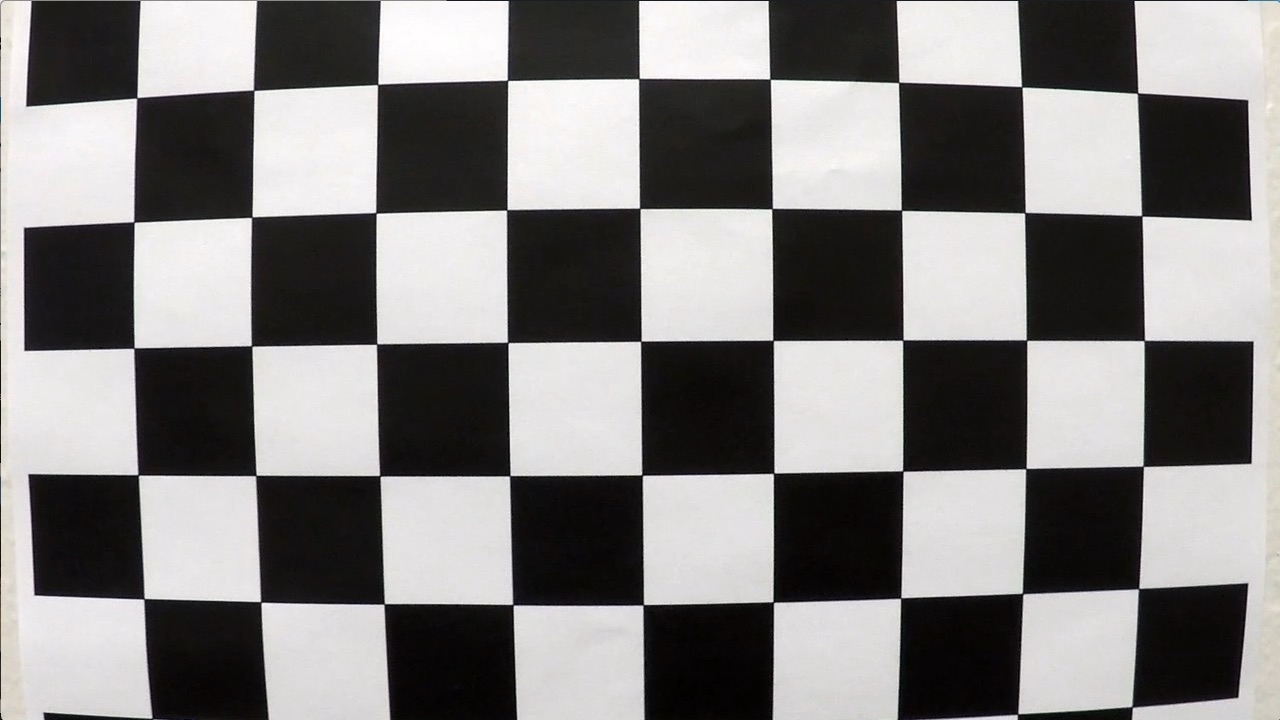
#> input picture Advanced_Lane_Finding/project4/camera_cal/calibration1.jpg, 1280 x 720 px; its folder holds 4 pictures in this run
$ jupyter execute project4_advanced_lane_lines.ipynb   (shell and % lines are left out)   (older library calls are emulated)
#> lines starting #> are read from the running program, lines starting #| are printed output that depends on the picture; after the words box and inside, x2 and y2 are one past the last pixel; in counts of white or black regions, pixels touching at a corner belong together
[cell 1]
import numpy as np
import cv2
import os
import glob
import matplotlib.pyplot as plt
import matplotlib.image as mpimg
import pickle

from moviepy.editor import VideoFileClip
from IPython.display import HTML

[cell 2]
#first Camera calibration
def Camera_cailbration():
    objp = np.zeros((6*9,3), np.float32)
    objp[:,:2] = np.mgrid[0:9,0:6].T.reshape(-1,2)

    # Arrays to store object points and image points from all the images.
    objpoints = [] # 3d points in real world space
    imgpoints = [] # 2d points in image plane.

    # Make a list of calibration images
    images = os.listdir('camera_cal/')
    # Step through the list and search for chessboard corners
    for fname in images:
        image = cv2.imread("camera_cal/"+fname)
#> image is the input picture: shape (720, 1280, 3); mean B, G, R 127.8, 128.4, 130.1
        gray = cv2.cvtColor(image,cv2.COLOR_BGR2GRAY)

        # Find the chessboard corners
        ret, corners = cv2.findChessboardCorners(gray, (9,6),None)
#> ret = False; corners = None

        # If found, add object points, image points
        if ret == True:
            objpoints.append(objp)
            imgpoints.append(corners)


            image2 = cv2.drawChessboardCorners(image, (9,6), corners , ret)
            cv2.imwrite("chessboard_drew/"+fname+"_drew_corners",image2)
#> pass 2 of the loop in Camera_cailbration, `for fname in images:`:
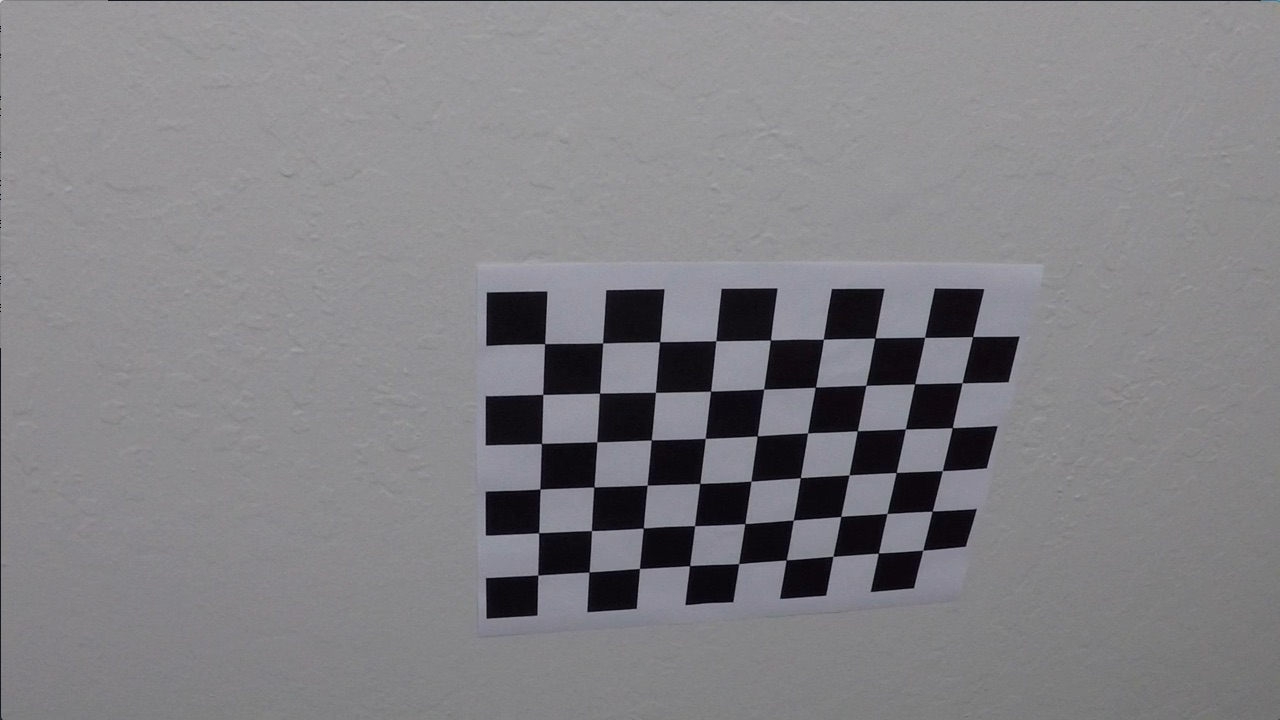
#> input picture Advanced_Lane_Finding/project4/camera_cal/calibration10.jpg, 1280 x 720 px
#> in Camera_cailbration, image is the input picture: shape (720, 1280, 3); mean B, G, R 133.1, 129.4, 130.2
#> ret = True; corners = 54 rows, first 8: [545.3, 343.1], [602.7, 342.8], [660.1, 341.3], [715.8, 340.7], [770.6, 340], [823.5, 339.2], [874.3, 338.5], [925.1, 337.4]
#> in Camera_cailbration, `image2 = cv2.drawChessboardCorners(image, (9,6), corners , ret)`:
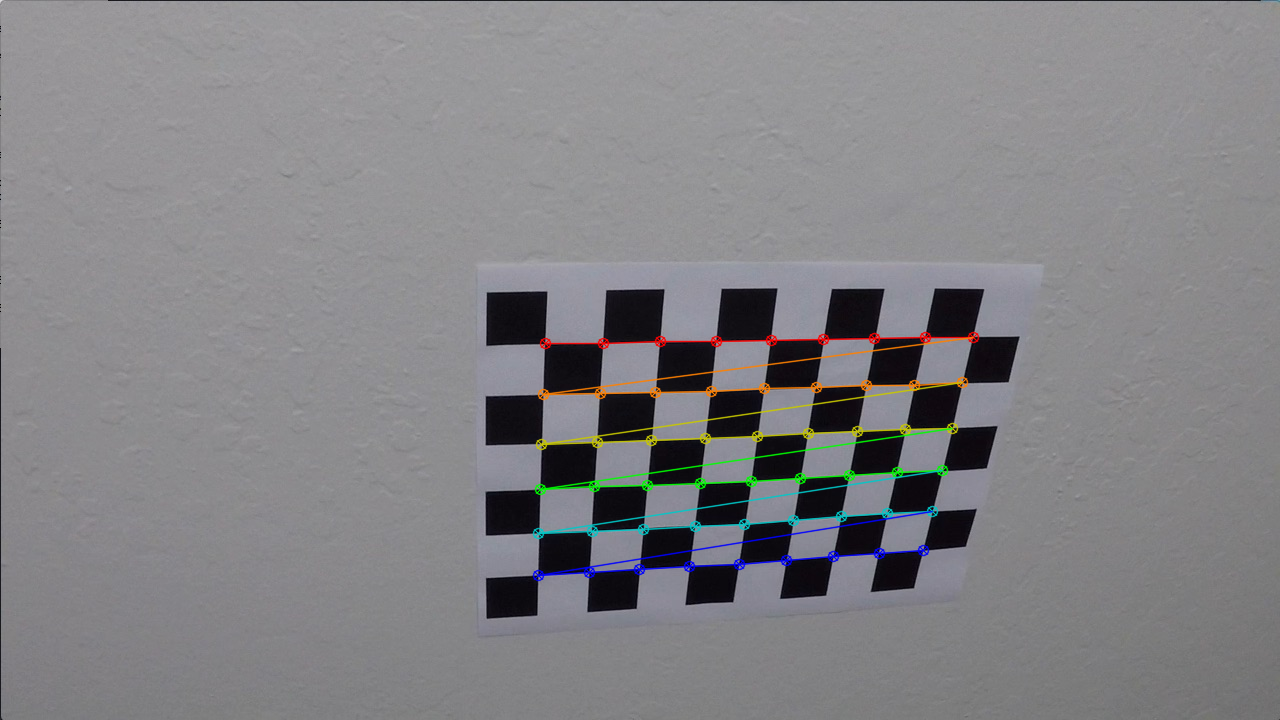
#> image2: shape (720, 1280, 3); mean B, G, R 133, 130, 130.6

    img = cv2.imread('test_images/straight_lines1.jpg')
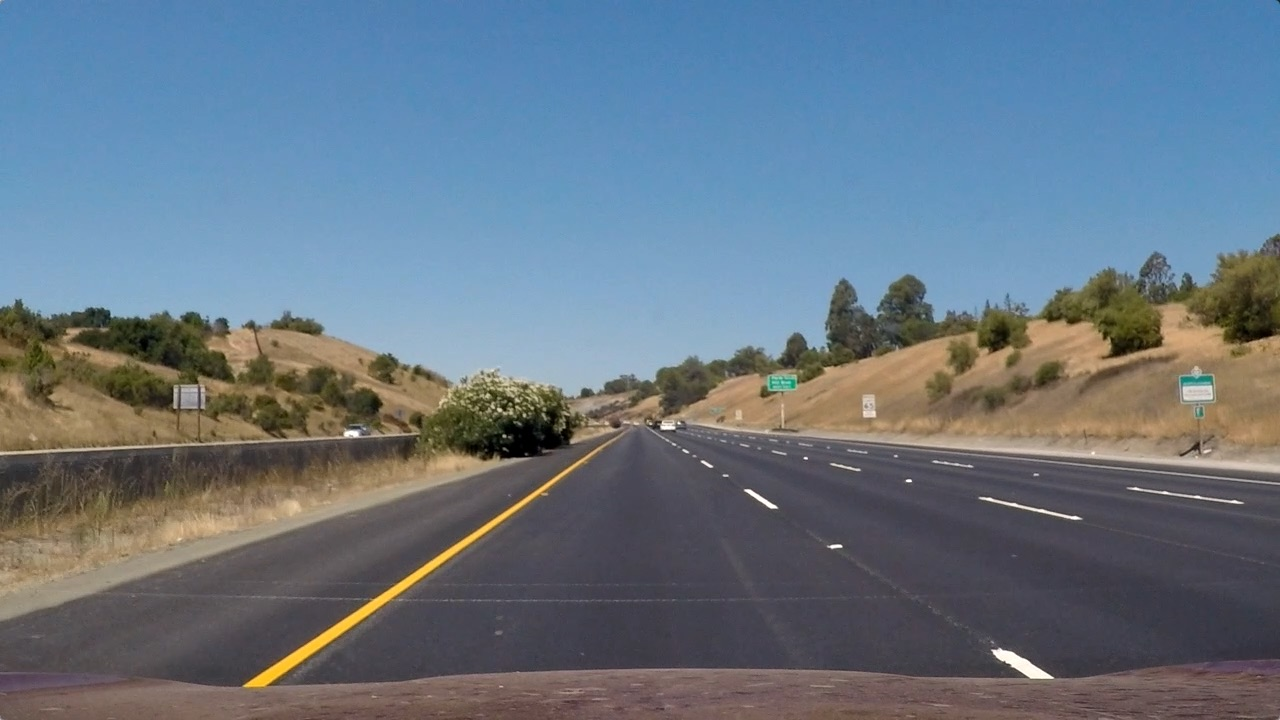
#> input picture Advanced_Lane_Finding/project4/test_images/straight_lines1.jpg, 1280 x 720 px
#> img is the input picture: shape (720, 1280, 3); mean B, G, R 131.2, 117.7, 103.2
    img_size = (img.shape[1],img.shape[0])
#> img_size = (1280, 720)
    ret, mtx, dist, rvecs, tvecs = cv2.calibrateCamera(objpoints, imgpoints, img_size, None, None)

    return mtx, dist


mtx, dist = Camera_cailbration()
pickle_dict={}
pickle_dict["mtx"] = mtx
pickle_dict["dist"] = dist


#save it for later use
with open('./calibrate_pickle.p', 'wb') as f:
    pickle.dump(pickle_dict, f)

[cell 3]
with open("./calibrate_pickle.p", 'rb') as f:
    pickle.load(f)

mtx = pickle_dict['mtx']
dist = pickle_dict['dist']

testing_file = os.listdir("test_images/")
for i in testing_file:
    path = "test_images/"+i
    test=cv2.imread(path)
    test_undist = cv2.undistort(test, mtx, dist, None, mtx)
    cv2.imwrite("undistort_test_images/undistort_"+i, test_undist)

[cell 4]
def show_different(img, img_undist):
#> called with img = './test_images/straight_lines1.jpg'
    test = cv2.imread(img)
    test_un = cv2.imread(img_undist)
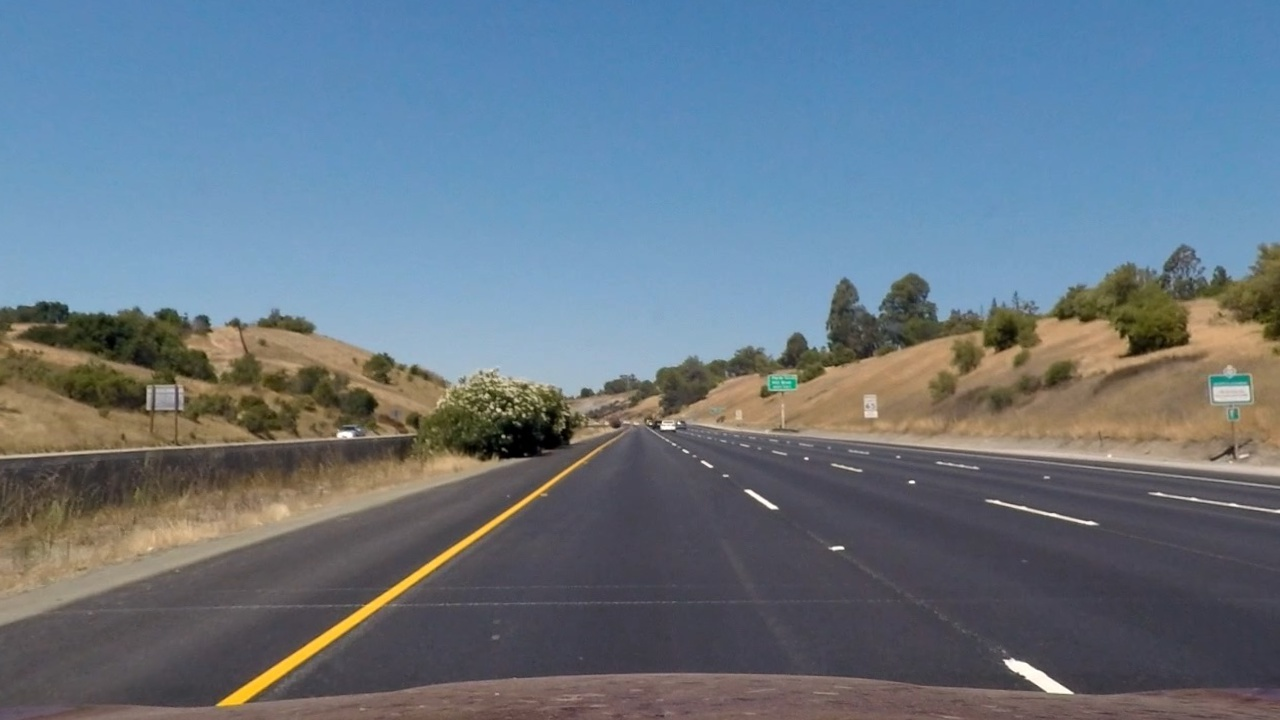
#> input picture Advanced_Lane_Finding/project4/undistort_test_images/undistort_straight_lines1.jpg, 1280 x 720 px
#> test_un is the input picture: shape (720, 1280, 3); mean B, G, R 131.6, 118.3, 103.6
    diff = cv2.subtract(test, test_un)
    plt.imshow(diff)
#> (this line was passed over: IPython is not available in this run)
    plt.title("difference of undistort")
#> (this line was passed over: IPython is not available in this run)
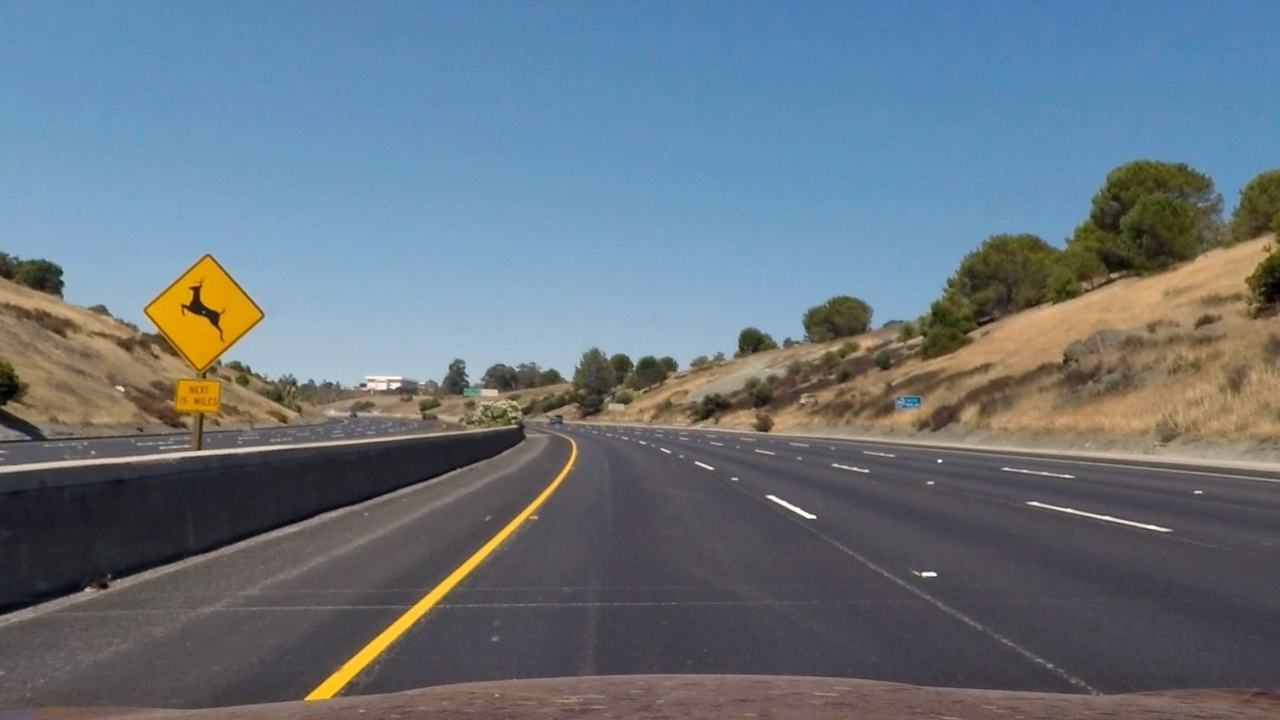
#> input picture Advanced_Lane_Finding/project4/undistort_test_images/undistort_test2.jpg, 1280 x 720 px
#> further down, test_m is the input picture: shape (720, 1280, 3); mean B, G, R 126.4, 115.7, 103.9
    cv2.imwrite("./output_images/different_after_undistort.jpg",diff)
test_img = "./test_images/straight_lines1.jpg"
test_un_img = "./undistort_test_images/undistort_straight_lines1.jpg"
show_different(test_img,test_un_img)

[cell 5]
def abs_sobel_thresh(img, orient='x', thresh=(0, 255)):
    # Convert to grayscale
#> called with orient = 'x', thresh = (65, 255)
    gray = cv2.cvtColor(img, cv2.COLOR_RGB2GRAY)
    # Apply x or y gradient with the OpenCV Sobel() function
    # and take the absolute value
    if orient == 'x':
        abs_sobel = np.absolute(cv2.Sobel(gray, cv2.CV_64F, 1, 0))
    if orient == 'y':
        abs_sobel = np.absolute(cv2.Sobel(gray, cv2.CV_64F, 0, 1))
    # Rescale back to 8 bit integer
    scaled_sobel = np.uint8(255*abs_sobel/np.max(abs_sobel))
#> in combining_threshold, `gradx = abs_sobel_thresh(img, orient='x', thresh=(65, 255))`: gradx: shape (720, 1280); values 0 (black) and 1 (white), 0.67% white in thin lines or dots, all inside (x1, y1, x2, y2) = (1, 165, 1279, 711)
    # Create a copy and apply the threshold
    binary_output = np.zeros_like(scaled_sobel)
    # Here I'm using inclusive (>=, <=) thresholds, but exclusive is ok too
    binary_output[(scaled_sobel >= thresh[0]) & (scaled_sobel <= thresh[1])] = 1

    # Return the result
    return binary_output

[cell 6]
def mag_thresh(img, sobel_kernel=3, thresh=(0, 255)):
    # Convert to grayscale
#> called with sobel_kernel = 3, thresh = (65, 255)
    gray = cv2.cvtColor(img, cv2.COLOR_RGB2GRAY)
    # Take both Sobel x and y gradients
    sobelx = cv2.Sobel(gray, cv2.CV_64F, 1, 0, ksize=sobel_kernel)
    sobely = cv2.Sobel(gray, cv2.CV_64F, 0, 1, ksize=sobel_kernel)
    # Calculate the gradient magnitude
    gradmag = np.sqrt(sobelx**2 + sobely**2)
    # Rescale to 8 bit
    scale_factor = np.max(gradmag)/255
    gradmag = (gradmag/scale_factor).astype(np.uint8)
#> in combining_threshold, `mag_binary = mag_thresh(img, sobel_kernel=3, thresh=(65, 255))`: mag_binary: shape (720, 1280); values 0 (black) and 1 (white), 1.9% white in thin lines or dots, all inside (x1, y1, x2, y2) = (0, 166, 1280, 718)
    # Create a binary image of ones where threshold is met, zeros otherwise
    binary_output = np.zeros_like(gradmag)
    binary_output[(gradmag >= thresh[0]) & (gradmag <= thresh[1])] = 1

    # Return the binary image
    return binary_output

[cell 7]
def dir_threshold(img, sobel_kernel=3, thresh=(0, np.pi/2)):
    # Grayscale
#> called with sobel_kernel = 15, thresh = (0.6, 1.5)
    gray = cv2.cvtColor(img, cv2.COLOR_RGB2GRAY)
    # Calculate the x and y gradients
    sobelx = cv2.Sobel(gray, cv2.CV_64F, 1, 0, ksize=sobel_kernel)
    sobely = cv2.Sobel(gray, cv2.CV_64F, 0, 1, ksize=sobel_kernel)
    # Take the absolute value of the gradient direction,
    # apply a threshold, and create a binary image result
    absgraddir = np.arctan2(np.absolute(sobely), np.absolute(sobelx))
#> in combining_threshold, `dir_binary = dir_threshold(img, sobel_kernel=15, thresh=(0.6, 1.5))`: dir_binary: shape (720, 1280) float64; values 0 (black) and 1 (white), 66.7% white; black in thin lines or dots
    binary_output =  np.zeros_like(absgraddir)
    binary_output[(absgraddir >= thresh[0]) & (absgraddir <= thresh[1])] = 1

    # Return the binary image
    return binary_output

[cell 8]
def hls_threshold(img, thresh=(0, 255)):
#> called with thresh = (170, 255)
    hls = cv2.cvtColor(img, cv2.COLOR_RGB2HLS)
#> hls: shape (720, 1280, 3); mean of channels 0, 1, 2 79.4, 114.9, 64.2
    s_channel = hls[:,:,2]
    binary_output = np.zeros_like(s_channel)
    binary_output[(s_channel > thresh[0]) & (s_channel <= thresh[1])] = 1


    return binary_output

[cell 9]
def combining_threshold(img):

    gradx = abs_sobel_thresh(img, orient='x', thresh=(65, 255))
    mag_binary = mag_thresh(img, sobel_kernel=3, thresh=(65, 255))
    dir_binary = dir_threshold(img, sobel_kernel=15, thresh=(0.6, 1.5))
    hls_binary = hls_threshold(img, thresh=(170, 255))
#> hls_binary: shape (720, 1280); values 0 (black) and 1 (white), 1.4% white; 147 white regions (128 under 20 px), largest, box (x1, y1, x2, y2) and area: (146, 259, 260, 371) 6782, (306, 447, 575, 700) 3128, (175, 379, 221, 423) 1431

    combined = np.zeros_like(dir_binary)
    combined[(gradx == 1 | ((mag_binary == 1) & (dir_binary == 1))) | hls_binary == 1] = 1

    return combined, gradx, mag_binary, dir_binary, hls_binary

[cell 10]
test_img = "./undistort_test_images/undistort_test2.jpg"
# test_m = mpimg.imread(test_img)
test_m =cv2.imread(test_img)
threshold_test_m = combining_threshold(test_m)

plt.imsave("./output_images/test2_combined.jpg",threshold_test_m[0],cmap='gray')
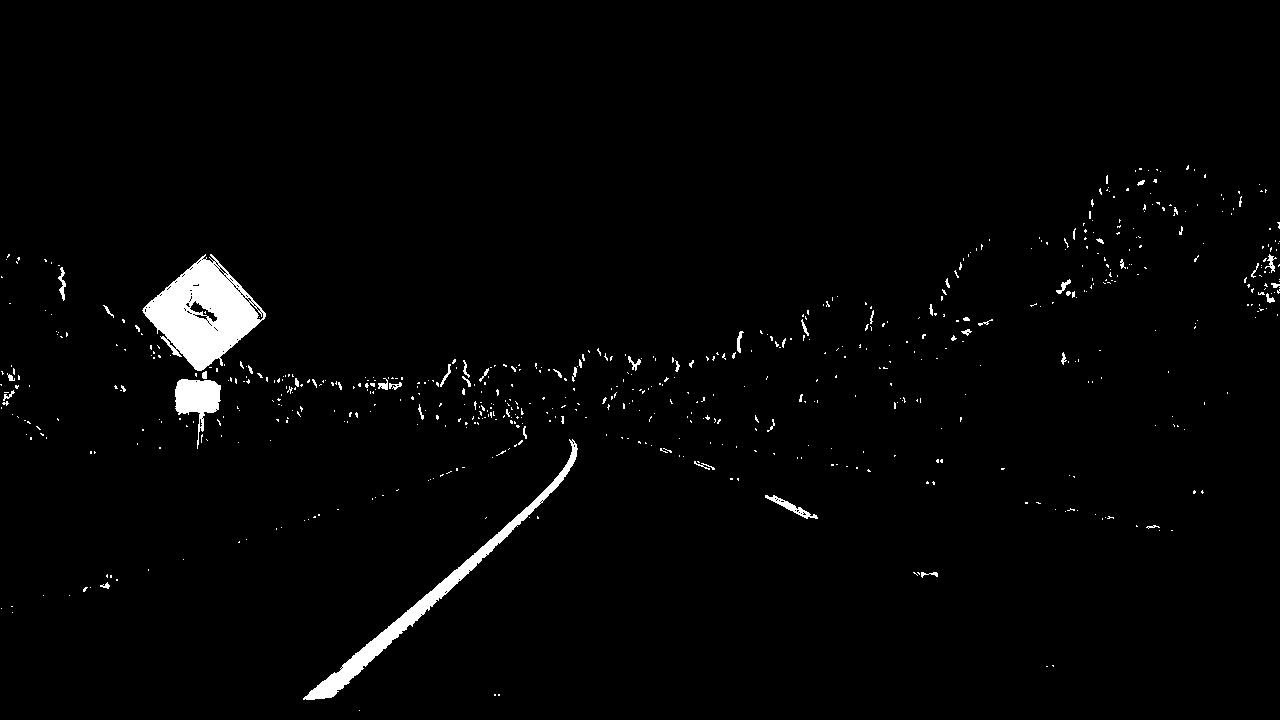
#> saved as test2_combined.jpg: shape (720, 1280, 3); min 0, max 255, mean 5.2
plt.imsave("./output_images/test2_gradx.jpg",threshold_test_m[1],cmap='gray')
plt.imsave("./output_images/test2_mag_binary.jpg",threshold_test_m[2],cmap='gray')
plt.imsave("./output_images/test2_dir_binary.jpg",threshold_test_m[3],cmap='gray')
plt.imsave("./output_images/test2_hls_binary.jpg",threshold_test_m[4],cmap='gray')

[cell 11]
plt.figure(figsize=(15,15))
#> (this line was passed over: IPython is not available in this run)
plt.subplot(3, 2, 1)
#> (this line was passed over: IPython is not available in this run)
plt.imshow(threshold_test_m[1], cmap='gray')
#> (this line was passed over: IPython is not available in this run)
plt.title("abs_soble")
#> (this line was passed over: IPython is not available in this run)
plt.subplot(3, 2, 2)
#> (this line was passed over: IPython is not available in this run)
